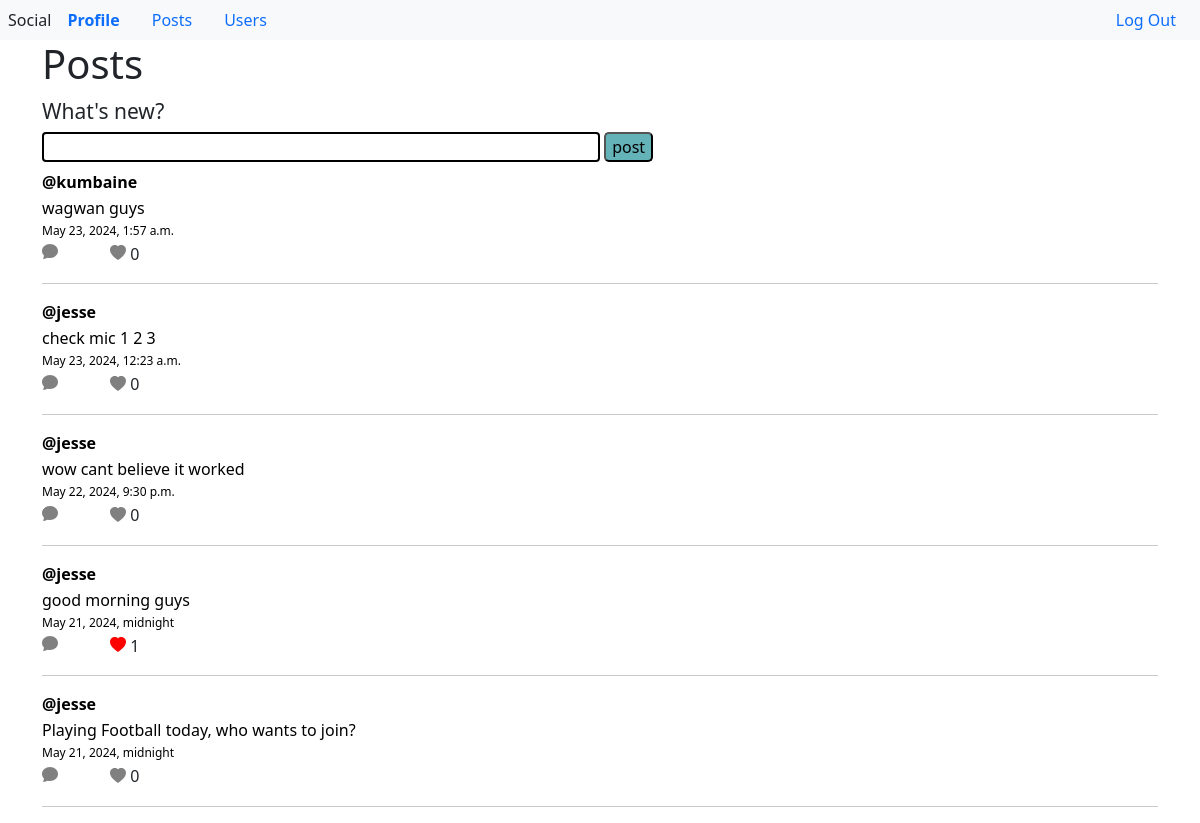
Screenshot of / (signed in) with the database file from the repository.
### network/models.py (models this page shows, shortened)
class Posts(models.Model):
    owner = models.ForeignKey(User, on_delete=models.CASCADE, related_name="post")
    content = models.CharField(max_length=400, null=False)
    date = models.DateTimeField(auto_now_add=True)
    likes = models.IntegerField(null=False, default=0)
    @property
    def liked_users(self):
       likers = []
       for like in self.liked.all():
         name = like.owner.username
         likers.append(name)
       return likers
    @property
    def get_likes(self):
        return self.liked.count()

class User(AbstractUser):
    @property
    def get_posts(self):
        return self.post.all()

### network/views.py (the view)
# urls.py: path("", views.index, name="index"),
def index(request):
    if request.method == "GET":
        posts = Posts.objects.all().order_by("-date")
        return render(request, "network/index.html", {"posts":posts})
    return HttpResponseRedirect(reverse("index"))

### network/templates/network/index.html (shortened to what this page needs)
{% extends "network/layout.html" %}
{% block body %}
<div >
    <div class="container">
        <h1 class="mb-2">Posts</h1>
      {% if user.is_authenticated %}
      <form action="{% url 'posts' %}" class="mb-2" method="post">
         <p class="mb-1"> What's new? </p>
         <input class="w-50" name="content" id="post_text" type="text">
         <button id="submit_post" type="submit">post</button>
      </form>
      {% endif %}
        {% for post in posts %}
        <div class="mb-3">
            <a href="{% url 'profile' post.owner.username %}"><p><strong>@{{post.owner.username}}</strong></p></a>
            <a href="{% url 'post' post.id %}"><p>{{post.content}}</p>
            <p class="date">{{post.date}}</p>
            </a>
            {% if user.is_authenticated %}
            <div>
            <svg id="{{post.id}}" onclick="displayComment(this)" class="mb-2 icon" xmlns="http://www.w3.org/2000/svg" width="16" height="16" fill="gray" class="bi bi-chat-fill" viewBox="0 0 16 16">
              <path d="M8 15c4.418 0 8-3.134 8-7s-3.582-7-8-7-8 3.134-8 7c0 1.76.743 3.37 1.97 4.6-.097 1.016-.417 2.13-.771 2.966-.079.186.074.394.273.362 2.256-.37 3.597-.938 4.18-1.234A9 9 0 0 0 8 15"/>
            </svg>
            {% if user.username in post.liked_users %}
            <svg id="{{post.id}}heart" onclick="heartColor(this)" class="ms-5 mb-1 icon" xmlns="http://www.w3.org/2000/svg" width="16" height="16" fill="red" class="bi bi-heart-fill" viewBox="0 0 16 16">
            <path  fill-rule="evenodd" d="M8 1.314C12.438-3.248 23.534 4.735 8 15-7.534 4.736 3.562-3.248 8 1.314"/>
          </svg>
          {% else %}
          <svg id="{{post.id}}heart" onclick="heartColor(this)" class="ms-5 mb-1 icon" xmlns="http://www.w3.org/2000/svg" width="16" height="16" fill="gray" class="bi bi-heart-fill" viewBox="0 0 16 16">
            <path  fill-rule="evenodd" d="M8 1.314C12.438-3.248 23.534 4.735 8 15-7.534 4.736 3.562-3.248 8 1.314"/>
          </svg>
           {% endif %}
           <span onclick="addLikes(this)" class="text-center" id="{{post.id}}LIKE">{{post.get_likes}}</span>
          </div>
          {% endif %}
        </div>
        <hr>
        {% endfor %}
      </div>
</div>
{% endblock %}

### network/static/network/styles.css (style rules this page uses)
a { color: black; text-decoration: none; }
form p { font-size: 21px; font-weight: 400; }
#post_text { border: 2px solid black; border-radius: 4px; }
p { margin-bottom: 2px; }
.icon { cursor: pointer; }
.date { font-size: 12px; }
button { background-color: rgb(100, 179, 185); border-radius: 5px; }

### rows the page displays
Posts: owner.username "kumbaine", content "wagwan guys", date "May 23, 2024, 1:57 a.m.", get_likes "0"
Posts: owner.username "jesse", content "check mic 1 2 3", date "May 23, 2024, 12:23 a.m.", get_likes "0"
Posts: owner.username "jesse", content "wow cant believe it worked", date "May 22, 2024, 9:30 p.m.", get_likes "0"
Posts: owner.username "jesse", content "good morning guys", date "May 21, 2024, midnight", get_likes "1"
Posts: owner.username "jesse", content "Playing Football today, who wants to join?", date "May 21, 2024, midnight", get_likes "0"
